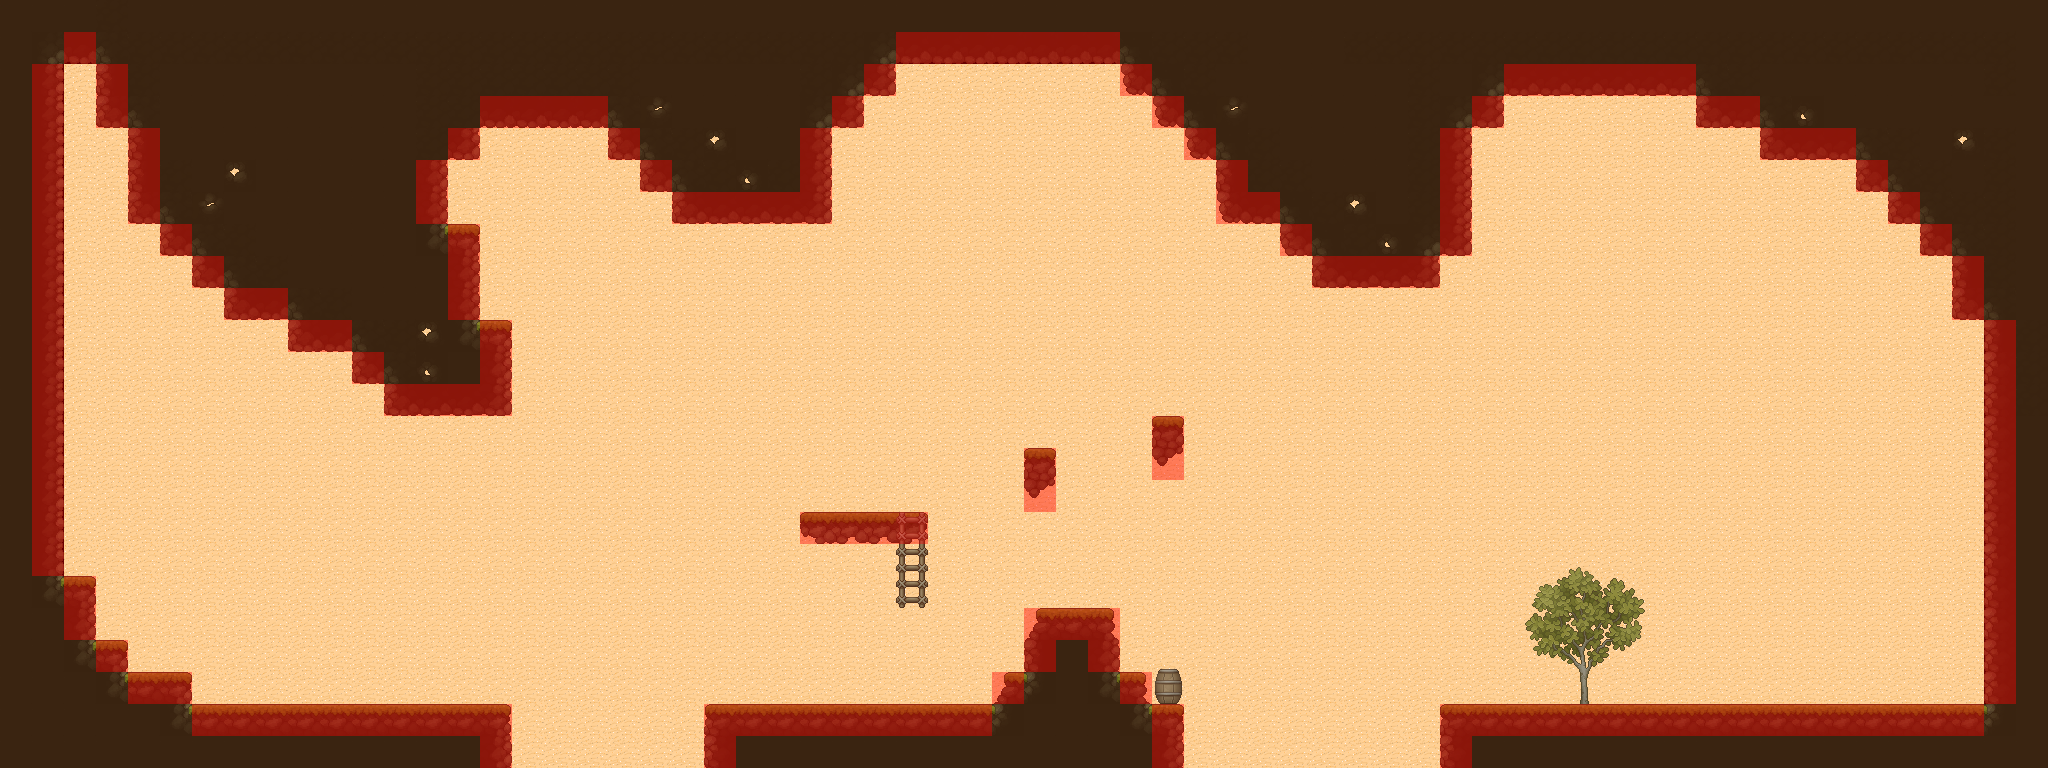

A 2D game scene composited from a Tiled map and its tileset images. What follows is a short description and the map's XML, with each tile layer's data collapsed to a summary:
An orthogonal 64x24 tile map with 32x32 px tiles, 4 tile layers (Map, Capa2, Capa3, Collisions), 4 tilesets.

<map version="1.10" tiledversion="1.11.2" orientation="orthogonal" renderorder="right-down" width="64" height="24" tilewidth="32" tileheight="32" infinite="0" nextlayerid="9" nextobjectid="9">
 <tileset firstgid="1" name="tmw_desert_spacing" tilewidth="32" tileheight="32" spacing="1" margin="1" tilecount="48" columns="8">
  <image source="tmw_desert_spacing.png" width="265" height="199" />
  <wangsets>
   <wangset name="Brick" type="corner" tile="9">
    <wangcolor name="" color="#ff0000" tile="-1" probability="1" />
    <wangtile tileid="0" wangid="0,0,0,1,0,0,0,0" />
    <wangtile tileid="1" wangid="0,0,0,1,0,1,0,0" />
    <wangtile tileid="2" wangid="0,0,0,0,0,1,0,0" />
    <wangtile tileid="8" wangid="0,1,0,1,0,0,0,0" />
    <wangtile tileid="9" wangid="0,1,0,1,0,1,0,1" />
    <wangtile tileid="10" wangid="0,0,0,0,0,1,0,1" />
    <wangtile tileid="16" wangid="0,1,0,0,0,0,0,0" />
    <wangtile tileid="17" wangid="0,1,0,0,0,0,0,1" />
    <wangtile tileid="18" wangid="0,0,0,0,0,0,0,1" />
    <wangtile tileid="19" wangid="0,1,0,0,0,1,0,1" />
    <wangtile tileid="20" wangid="0,1,0,1,0,0,0,1" />
    <wangtile tileid="27" wangid="0,0,0,1,0,1,0,1" />
    <wangtile tileid="28" wangid="0,1,0,1,0,1,0,0" />
   </wangset>
   <wangset name="Marble" type="corner" tile="33">
    <wangcolor name="" color="#ff0000" tile="-1" probability="1" />
    <wangtile tileid="24" wangid="0,0,0,1,0,0,0,0" />
    <wangtile tileid="25" wangid="0,0,0,1,0,1,0,0" />
    <wangtile tileid="26" wangid="0,0,0,0,0,1,0,0" />
    <wangtile tileid="32" wangid="0,1,0,1,0,0,0,0" />
    <wangtile tileid="33" wangid="0,1,0,1,0,1,0,1" />
    <wangtile tileid="34" wangid="0,0,0,0,0,1,0,1" />
    <wangtile tileid="35" wangid="0,1,0,0,0,1,0,1" />
    <wangtile tileid="36" wangid="0,1,0,1,0,0,0,1" />
    <wangtile tileid="40" wangid="0,1,0,0,0,0,0,0" />
    <wangtile tileid="41" wangid="0,1,0,0,0,0,0,1" />
    <wangtile tileid="42" wangid="0,0,0,0,0,0,0,1" />
    <wangtile tileid="43" wangid="0,0,0,1,0,1,0,1" />
    <wangtile tileid="44" wangid="0,1,0,1,0,1,0,0" />
   </wangset>
   <wangset name="Sand" type="corner" tile="14">
    <wangcolor name="" color="#ff0000" tile="29" probability="1" />
    <wangtile tileid="3" wangid="0,1,0,0,0,1,0,1" />
    <wangtile tileid="4" wangid="0,1,0,1,0,0,0,1" />
    <wangtile tileid="5" wangid="0,0,0,1,0,0,0,0" />
    <wangtile tileid="6" wangid="0,0,0,1,0,1,0,0" />
    <wangtile tileid="7" wangid="0,0,0,0,0,1,0,0" />
    <wangtile tileid="11" wangid="0,0,0,1,0,1,0,1" />
    <wangtile tileid="12" wangid="0,1,0,1,0,1,0,0" />
    <wangtile tileid="13" wangid="0,1,0,1,0,0,0,0" />
    <wangtile tileid="14" wangid="0,1,0,1,0,1,0,1" />
    <wangtile tileid="15" wangid="0,0,0,0,0,1,0,1" />
    <wangtile tileid="21" wangid="0,1,0,0,0,0,0,0" />
    <wangtile tileid="22" wangid="0,1,0,0,0,0,0,1" />
    <wangtile tileid="23" wangid="0,0,0,0,0,0,0,1" />
   </wangset>
  </wangsets>
 </tileset>
 <tileset firstgid="49" name="MapMetadata" tilewidth="32" tileheight="32" spacing="1" margin="1" tilecount="2" columns="2">
  <image source="MapMetadata.png" width="67" height="34" />
 </tileset>
 <tileset firstgid="51" name="ground" tilewidth="32" tileheight="32" tilecount="256" columns="16">
  <image source="TX Tileset Ground.png" width="512" height="512" />
 </tileset>
 <tileset firstgid="307" name="Village" tilewidth="32" tileheight="32" tilecount="1024" columns="32">
  <image source="TX Village Props.png" width="1024" height="1024" />
 </tileset>
 <layer id="1" name="Map" width="64" height="24">
  <properties>
   <property name="Draw" type="bool" value="true" />
  </properties>
  <data>[1536 cells, 1536 non-empty, 10 distinct tile ids]</data>
 </layer>
 <layer id="6" name="Capa2" width="64" height="24">
  <properties>
   <property name="Draw" type="bool" value="true" />
  </properties>
  <data>[1536 cells, 352 non-empty, 34 distinct tile ids]</data>
 </layer>
 <layer id="8" name="Capa3" width="64" height="24">
  <properties>
   <property name="Draw" type="bool" value="true" />
  </properties>
  <data>[1536 cells, 30 non-empty, 30 distinct tile ids]</data>
 </layer>
 <layer id="5" name="Collisions" width="64" height="24">
  <properties>
   <property name="Draw" type="bool" value="false" />
  </properties>
  <data>[1536 cells, 168 non-empty, 1 distinct tile ids]</data>
 </layer>
</map>
